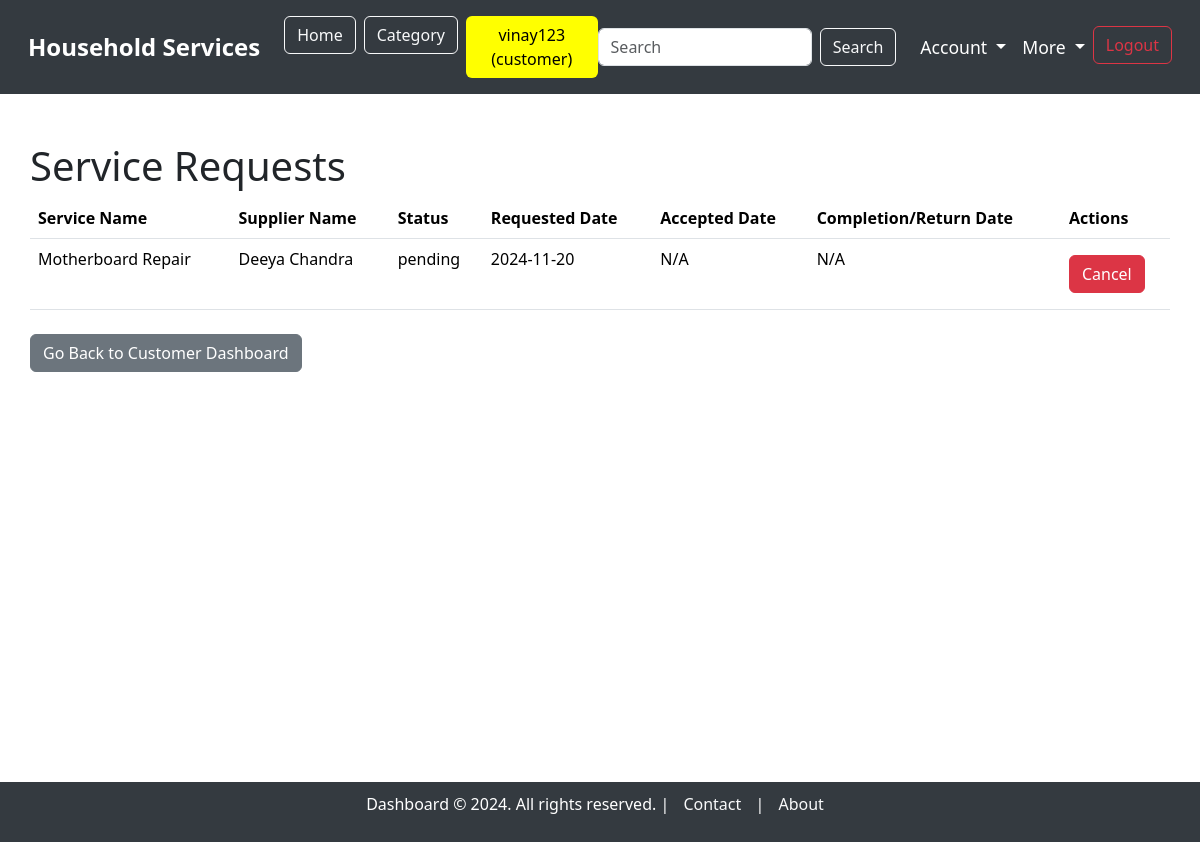
Screenshot of /service_requests (signed in) with the database file from the repository.
### model.py (models this page shows, shortened)
class ServiceRequest(db.Model):
    __tablename__ = "service_requests"
    service_request_id = db.Column(db.Integer, autoincrement=True, primary_key=True)
    service_id = db.Column(db.Integer, db.ForeignKey('service.service_id', ondelete='CASCADE'), nullable=False)
    user_id = db.Column(db.Integer, db.ForeignKey('users.user_id'), nullable=False)
    supplier_id = db.Column(db.Integer, db.ForeignKey('users.user_id'), nullable=True)  # Link to supplier (optional)
    service_description = db.Column(db.String, nullable=False)
    experience_years = db.Column(db.Integer, nullable=True)
    created_at = db.Column(db.DateTime, default=datetime.utcnow)
    updated_at = db.Column(db.DateTime, default=datetime.utcnow, onupdate=datetime.utcnow)
    date_requested = db.Column(db.DateTime, default=datetime.utcnow, nullable=True)
    date_issued = db.Column(db.DateTime, nullable=True)  #accepted date
    date_completed = db.Column(db.DateTime, nullable=True)
    date_returned = db.Column(db.DateTime, nullable=True)
    status = db.Column(db.String, default='pending')  # 'pending', 'accepted', 'rejected', 'completed', 'returned', 'cancelled'
    price = db.Column(db.Integer, nullable=False)  # Price associated with the service
    customer = db.relationship('User', foreign_keys=[user_id], backref='customer_requests')
    supplier = db.relationship('User', foreign_keys=[supplier_id], backref='supplier_requests')
    service = db.relationship('Service', backref='requests')

class Service(db.Model):
    __tablename__ = "service"
    service_id = db.Column(db.Integer, autoincrement=True, primary_key=True)
    category_id = db.Column(db.Integer, db.ForeignKey('category.category_id'), nullable=False)  # Link to Category model
    supplier_id = db.Column(db.Integer, db.ForeignKey('users.user_id', ondelete='CASCADE'), nullable=False)  # Link to the supplier with cascade delete
    service_name = db.Column(db.String, unique=True, nullable=False)
    service_description = db.Column(db.String, nullable=False)
    created_at = db.Column(db.DateTime, default=datetime.utcnow)
    updated_at = db.Column(db.DateTime, default=datetime.utcnow, onupdate=datetime.utcnow)
    price = db.Column(db.Integer)
    image = db.Column(db.String)  # Path to the uploaded image
    supplier = db.relationship('User', backref='services')  # Relationship to supplier (User)
    category = db.relationship('Category', backref='services')  # Relationship to Category

class User(db.Model):
    __tablename__ = "users"
    user_id = db.Column(db.Integer, autoincrement=True, primary_key=True)
    full_name = db.Column(db.String, nullable=False)
    username = db.Column(db.String, unique=True, nullable=False)
    email = db.Column(db.String, unique=True, nullable=False)
    password = db.Column(db.String, nullable=False)
    address = db.Column(db.String, nullable=False)
    pincode = db.Column(db.String, nullable=False)
    role = db.Column(db.String, nullable=False)  # 'customer' or 'supplier'
    service_name = db.Column(db.String, nullable=True)  # Nullable for customers
    experience_years = db.Column(db.Integer, nullable=True)  # Nullable for customers
    document = db.Column(db.String, nullable=True)  # Nullable for customers
    is_verified = db.Column(db.Boolean, default=False)  # For supplier verification
    is_blocked = db.Column(db.Boolean, default=False)  # For blocking/unblocking users

### main.py (the view, shortened to what this page needs)
@app.route('/service_requests', methods=['GET'])
@login_required("admin, supplier, customer")
def view_service_requests():
    user_id = session.get('user_id')
    role = session.get('role')
    if role == 'customer':
        service_requests = ServiceRequest.query.filter_by(user_id=user_id).filter(ServiceRequest.status.in_(['pending', 'accepted'])).all()
        service_history = ServiceRequest.query.filter_by(user_id=user_id).filter(ServiceRequest.status.in_(['completed', 'returned', 'rejected', 'cancelled'])).all()
    else:
        service_requests = ServiceRequest.query.filter(ServiceRequest.status.in_(['pending', 'accepted'])).all()
        service_history = ServiceRequest.query.filter(ServiceRequest.status.in_(['completed', 'returned', 'rejected', 'cancelled'])).all()
    return render_template('service_requests/service_requests.html', service_requests=service_requests, service_history=service_history)

### main.py (called while the page is built)
def login_required(roles):
    def wrapper(original):
        @wraps(original)
        def inner(*args, **kwargs):
            role_list = roles.split(', ')
            if session.get("username") and session.get("role") in role_list:
                return original(*args, **kwargs)
            else:
                flash(f"You need to login as one of the following roles: {', '.join(role_list)}", "warning")
                return redirect(url_for("login"))
        return inner
    return wrapper

### templates/service_requests/service_requests.html (shortened to what this page needs)
{% extends 'base_dashboard.html' %}
{% block content %}
<div class="container mt-5">
    <h1>Service Requests</h1>
    {% if service_requests %}
        <table class="table">
            <thead>
                <tr>
                    <th>Service Name</th>
                    <th>Supplier Name</th>
                    <th>Status</th>
                    <th>Requested Date</th>
                    <th>Accepted Date</th>
                    <th>Completion/Return Date</th>
                    <th>Actions</th>
                </tr>
            </thead>
            <tbody>
                {% for request in service_requests %}
                    <tr>
                        <td>{{ request.service.service_name }}</td>
                        <td>{{ request.service.supplier.full_name if request.service.supplier else 'Not Assigned' }}</td>
                        <td>{{ request.status }}</td>
                        <td>{{ request.date_requested.strftime('%Y-%m-%d') }}</td>
                        <td>
                            {% if request.date_issued %}
                                {{ request.date_issued.strftime('%Y-%m-%d') }}
                            {% else %}
                                N/A
                            {% endif %}
                        </td>
                        <td>
                            {% if request.status == 'completed' %}
                                {{ request.date_completed.strftime('%Y-%m-%d') if request.date_completed else 'N/A' }}
                            {% elif request.status == 'returned' %}
                                {{ request.date_returned.strftime('%Y-%m-%d') if request.date_returned else 'N/A' }}
                            {% elif request.status == 'rejected' %}
                                {{ request.date_rejected.strftime('%Y-%m-%d') if request.date_rejected else 'N/A' }}
                            {% elif request.status == 'cancelled' %}
                                {{ request.date_cancelled.strftime('%Y-%m-%d') if request.date_cancelled else 'N/A' }}
                            {% else %}
                                N/A
                            {% endif %}
                        </td>
                        <td>
                            <div class="d-flex flex-column">
                                {% if session.get('role') == 'admin' or (session.get('role') == 'customer' and session.get('user_id') == request.user_id) %}
                                    <form action="{{ url_for('update_service_request', service_request_id=request.service_request_id) }}" method="POST" onsubmit="return confirm('Are you sure you want to cancel this service request?');" class="mb-2">
                                        <button type="submit" class="btn btn-danger mt-2">Cancel</button>
                                    </form>
                                {% endif %}
                            </div>
                        </td>
                    </tr>
                {% endfor %}
            </tbody>
        </table>
    {% else %}
        <p>No service requests found.</p>
    {% endif %}
    <div class="mt-4">
        {% if session.get('role') == 'supplier' %}
            <a href="{{ url_for('supplier_dashboard') }}" class="btn btn-secondary">Go Back to Supplier Dashboard</a>
        {% elif session.get('role') == 'customer' %}
            <a href="{{ url_for('customer_dashboard') }}" class="btn btn-secondary">Go Back to Customer Dashboard</a>
        {% elif session.get('role') == 'admin' %}
            <a href="{{ url_for('admin_dashboard') }}" class="btn btn-secondary">Go Back to Admin Dashboard</a>
        {% endif %}
    </div>
    <br>
</div>
{% endblock %}

### templates/base_dashboard.html (style rules this page uses)
body { overflow-x: hidden; }
.container { max-width: 100%; padding: 0 15px; }

### rows the page displays
ServiceRequest: service.service_name "Motherboard Repair", service.supplier "Deeya Chandra", status "pending", date_requested "2024-11-20", shows "N/A"

### other values shown
{{ session.get('username') }} "vinay123"
{{ session.get('role') }} "customer"
